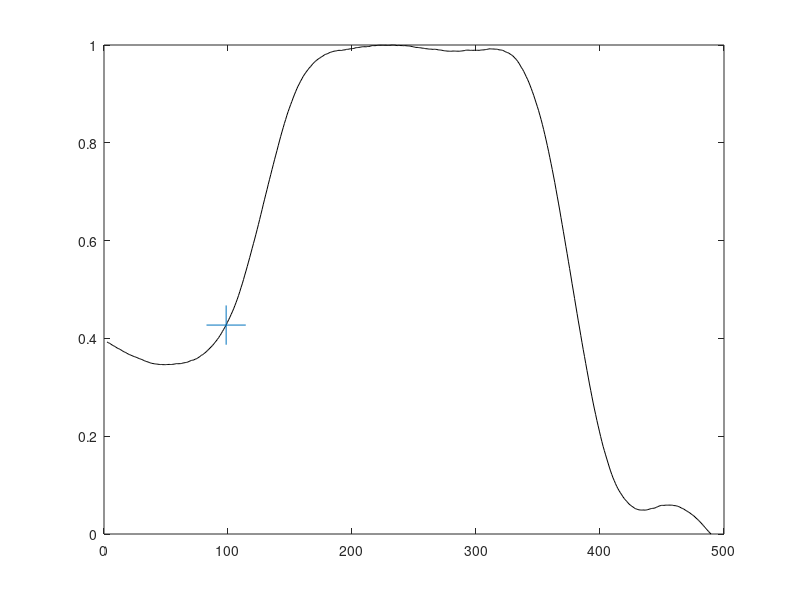

MATLAB code to generate this figure: (Note: this script raises an error after producing the figure.)

clear all 
cd D:\20240610_Montreal_anes\breakpoint_example
load('Breakpoint_onset_end_example_dt_simu.mat') % load attatched data

% preparing simulated dt which resembles 
% EMG gamma flexor activity during propofol induction
psd_tmp = zeros(length(t_dt), 1)
psd_tmp(1:100) = 0.3; 
psd_tmp(100:150) = 0.3:((1-0.3)/50):1; 
psd_tmp(150:350) = 1; 
psd_tmp(350:400) = 1:(-1/50):0; 
rng(0)
psd_tmp = psd_tmp + rand(length(t_dt),1)*0.3; 
psd_tmp = imgaussfilt(psd_tmp,20);
psd_tmp = rescale(psd_tmp); 
% figure; plot(psd_tmp)

% brk_tmp: 
% time index of breakpoints determined by structural breakpoin analysis

% c_i is 7, for gamma band extensor/flexor muscle  
% c_i is the signal type (EEG/EMG, PSD band)
% Since certain signal types increase/decrease during induction

% psd_tmp: power spectral density

% t_dt: time (s)

min_diff = 0.08;

psd_brk_diff = diff(psd_tmp(brk_tmp));

% find onset/end

if any(c_i == [1 2 3]) % Cz delta, theta, alpha
    for fold_i = 1 % find increase onset/end
        tmp1   = find(psd_brk_diff > min_diff);
        tmp2_a = diff(tmp1');
        tmp2_b = find([tmp2_a inf]>1);
        tmp2_c = diff([0 tmp2_b]); %length of the sequences
        tmp2_d = cumsum(tmp2_c) + 1; % endpoints of the sequences
        tmp2_e = tmp2_d - tmp2_c ; %onset

        tmp_plot      = [tmp2_e; tmp2_d]';
        tmp_plot(:,2) = tmp_plot(:,2) - 1;
        tmp_plot1 = NaN(size(tmp_plot));
        tmp_plot1(:,1)= tmp1(tmp_plot(:,1));
        tmp_plot1(:,2)= tmp1(tmp_plot(:,2));
        tmp_plot1(:,2)= tmp_plot1(:,2) + 1;

        [~,tmp_indbrk] = max(psd_tmp(brk_tmp(tmp_plot1(:,2))) - psd_tmp(brk_tmp(tmp_plot1(:,1))));
        tmp_plot_brk =  [brk_tmp(tmp_plot1(tmp_indbrk,1)) brk_tmp(tmp_plot1(tmp_indbrk,2))];
        tmp_plot_brk_pos = tmp_plot_brk;
    end
elseif any(c_i == [4 6 7]) % Cz beta, flex/ext gamma
    for fold_i = 1 % find increase onset/end
        tmp1   = find(psd_brk_diff > min_diff);
        tmp2_a = diff(tmp1');
        tmp2_b = find([tmp2_a inf]>1);
        tmp2_c = diff([0 tmp2_b]); %length of the sequences
        tmp2_d = cumsum(tmp2_c) + 1; % endpoints of the sequences
        tmp2_e = tmp2_d - tmp2_c ; %onset

        tmp_plot      = [tmp2_e; tmp2_d]';
        tmp_plot(:,2) = tmp_plot(:,2) - 1;
        tmp_plot1 = NaN(size(tmp_plot));
        tmp_plot1(:,1)= tmp1(tmp_plot(:,1));
        tmp_plot1(:,2)= tmp1(tmp_plot(:,2));
        tmp_plot1(:,2)= tmp_plot1(:,2) + 1;

        [~,tmp_indbrk] = max(psd_tmp(brk_tmp(tmp_plot1(:,2))) - psd_tmp(brk_tmp(tmp_plot1(:,1))));
        tmp_plot_brk =  [brk_tmp(tmp_plot1(tmp_indbrk,1)) brk_tmp(tmp_plot1(tmp_indbrk,2))];
        tmp_plot_brk_pos = tmp_plot_brk;
    end
    for fold_i = 1 % find decrease onset/end
        tmp1   = find(psd_brk_diff < -min_diff);
        tmp2_a = diff(tmp1');
        tmp2_b = find([tmp2_a inf]>1);
        tmp2_c = diff([0 tmp2_b]); %length of the sequences
        tmp2_d = cumsum(tmp2_c) + 1; % endpoints of the sequences
        tmp2_e = tmp2_d - tmp2_c ; %onset

        tmp_plot      = [tmp2_e; tmp2_d]';
        tmp_plot(:,2) = tmp_plot(:,2) - 1;
        tmp_plot1 = NaN(size(tmp_plot));
        tmp_plot1(:,1)= tmp1(tmp_plot(:,1));
        tmp_plot1(:,2)= tmp1(tmp_plot(:,2));
        tmp_plot1(:,2)= tmp_plot1(:,2) + 1;

        [~,tmp_indbrk] = min(psd_tmp(brk_tmp(tmp_plot1(:,2))) - psd_tmp(brk_tmp(tmp_plot1(:,1))));
        tmp_plot_brk =  [brk_tmp(tmp_plot1(tmp_indbrk,1)) brk_tmp(tmp_plot1(tmp_indbrk,2))];
        tmp_plot_brk_neg = tmp_plot_brk;
    end
elseif any(c_i == [5]) % Cz gamma
    for fold_i = 1 % find decrease onset/end
        tmp1   = find(psd_brk_diff < -min_diff);
        tmp2_a = diff(tmp1');
        tmp2_b = find([tmp2_a inf]>1);
        tmp2_c = diff([0 tmp2_b]); %length of the sequences
        tmp2_d = cumsum(tmp2_c) + 1; % endpoints of the sequences
        tmp2_e = tmp2_d - tmp2_c ; %onset

        tmp_plot      = [tmp2_e; tmp2_d]';
        tmp_plot(:,2) = tmp_plot(:,2) - 1;
        tmp_plot1 = NaN(size(tmp_plot));
        tmp_plot1(:,1)= tmp1(tmp_plot(:,1));
        tmp_plot1(:,2)= tmp1(tmp_plot(:,2));
        tmp_plot1(:,2)= tmp_plot1(:,2) + 1;

        [~,tmp_indbrk] = min(psd_tmp(brk_tmp(tmp_plot1(:,2))) - psd_tmp(brk_tmp(tmp_plot1(:,1))));
        tmp_plot_brk =  [brk_tmp(tmp_plot1(tmp_indbrk,1)) brk_tmp(tmp_plot1(tmp_indbrk,2))];
        tmp_plot_brk_neg = tmp_plot_brk;
    end
end

figure; plot(t_dt, psd_tmp,'k') % ext gamma
hold on ; scatter(t_dt(tmp_plot_brk_pos(1)),psd_tmp(tmp_plot_brk_pos(1)),800,'+r')
hold on ; scatter(t_dt(tmp_plot_brk_pos(2)),psd_tmp(tmp_plot_brk_pos(2)),800,'Xr')
hold on ; scatter(t_dt(tmp_plot_brk_neg(1)),psd_tmp(tmp_plot_brk_neg(1)),800,'+b')
hold on ; scatter(t_dt(tmp_plot_brk_neg(2)),psd_tmp(tmp_plot_brk_neg(2)),800,'Xb'); hold off
ylabel('PSD'); xlabel('time (s)')
box off
set(gcf,'color','w'); set(gca,'TickDir','out');



